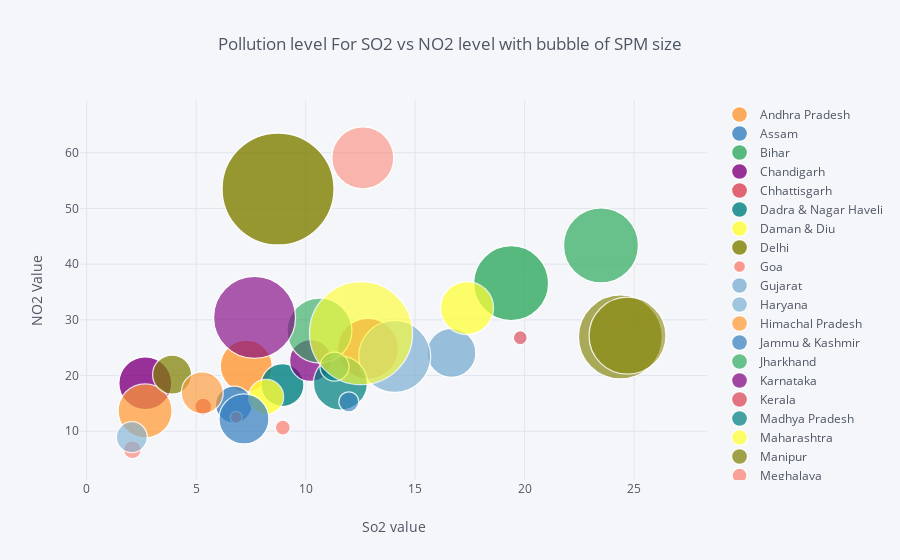

The cell this chart's notebook holds for it:
### Code cell
data_frame.iplot(kind='bubble', x='so2', y='no2', size='spm',
             xTitle='So2 value', yTitle='NO2 Value', categories='state',
             filename='cufflinks/simple-bubble-chart', title='Pollution level For SO2 vs NO2 level with bubble of SPM size')

### Figure 1 — Plotly figure (JSON) as saved in the notebook; plotly's stock layout.template omitted (floating-point values rounded to 4 significant figures)
{"data": [{"marker": {"color": "rgba(255, 153, 51, 1.0)", "line": {"width": 1.3}, "opacity": 0.8, "size": [52], "symbol": "circle"}, "mode": "markers", "name": "Andhra Pradesh", "textfont": {"color": "#4D5663"}, "type": "scatter", "uid": "da321e3a-3032-45b8-a4ef-45c7ff9625c1", "x": [7.285], "y": [21.7]}, {"marker": {"color": "rgba(55, 128, 191, 1.0)", "line": {"width": 1.3}, "opacity": 0.8, "size": [37], "symbol": "circle"}, "mode": "markers", "name": "Assam", "textfont": {"color": "#4D5663"}, "type": "scatter", "uid": "36090f68-ed30-40d4-8376-d0237932c820", "x": [6.723], "y": [14.79]}, {"marker": {"color": "rgba(50, 171, 96, 1.0)", "line": {"width": 1.3}, "opacity": 0.8, "size": [75], "symbol": "circle"}, "mode": "markers", "name": "Bihar", "textfont": {"color": "#4D5663"}, "type": "scatter", "uid": "2eabb881-d87a-4374-81a4-952ff05efe73", "x": [19.38], "y": [36.58]}, {"marker": {"color": "rgba(128, 0, 128, 1.0)", "line": {"width": 1.3}, "opacity": 0.8, "size": [53], "symbol": "circle"}, "mode": "markers", "name": "Chandigarh", "textfont": {"color": "#4D5663"}, "type": "scatter", "uid": "eb6b1c0f-1eab-4b96-8e29-f38ecfd64a3d", "x": [2.677], "y": [18.62]}, {"marker": {"color": "rgba(219, 64, 82, 1.0)", "line": {"width": 1.3}, "opacity": 0.8, "size": [61], "symbol": "circle"}, "mode": "markers", "name": "Chhattisgarh", "textfont": {"color": "#4D5663"}, "type": "scatter", "uid": "1f118c26-89e4-481e-b225-118bfb74d3b3", "x": [12.85], "y": [24.82]}, {"marker": {"color": "rgba(0, 128, 128, 1.0)", "line": {"width": 1.3}, "opacity": 0.8, "size": [43], "symbol": "circle"}, "mode": "markers", "name": "Dadra & Nagar Haveli", "textfont": {"color": "#4D5663"}, "type": "scatter", "uid": "588333df-18f8-4ccb-9fce-7cb9e4a3ff7d", "x": [8.94], "y": [18.29]}, {"marker": {"color": "rgba(255, 255, 51, 1.0)", "line": {"width": 1.3}, "opacity": 0.8, "size": [35], "symbol": "circle"}, "mode": "markers", "name": "Daman & Diu", "textfont": {"color": "#4D5663"}, "type": "scatter", "uid": "d0994f16-c274-4cc1-a952-07ab4dcacca9", "x": [8.193], "y": [16.17]}, {"marker": {"color": "rgba(128, 128, 0, 1.0)", "line": {"width": 1.3}, "opacity": 0.8, "size": [112], "symbol": "circle"}, "mode": "markers", "name": "Delhi", "textfont": {"color": "#4D5663"}, "type": "scatter", "uid": "75ede930-149c-4870-861b-abcdf4f76581", "x": [8.737], "y": [53.49]}, {"marker": {"color": "rgba(251, 128, 114, 1.0)", "line": {"width": 1.3}, "opacity": 0.8, "size": [12], "symbol": "circle"}, "mode": "markers", "name": "Goa", "textfont": {"color": "#4D5663"}, "type": "scatter", "uid": "6cae4039-f19c-4157-9786-decd7af38078", "x": [6.828], "y": [12.51]}, {"marker": {"color": "rgba(128, 177, 211, 1.0)", "line": {"width": 1.3}, "opacity": 0.8, "size": [49], "symbol": "circle"}, "mode": "markers", "name": "Gujarat", "textfont": {"color": "#4D5663"}, "type": "scatter", "uid": "3f66f57d-79bb-4fa0-8bdc-d9fbb33a5ded", "x": [16.66], "y": [24.07]}, {"marker": {"color": "rgba(128, 177, 211, 0.8999999999999999)", "line": {"width": 1.3}, "opacity": 0.8, "size": [72], "symbol": "circle"}, "mode": "markers", "name": "Haryana", "textfont": {"color": "#4D5663"}, "type": "scatter", "uid": "105b0ca6-4a14-4d71-b311-899fff3fbb6a", "x": [14.06], "y": [23.43]}, {"marker": {"color": "rgba(255, 153, 51, 0.8999999999999999)", "line": {"width": 1.3}, "opacity": 0.8, "size": [54], "symbol": "circle"}, "mode": "markers", "name": "Himachal Pradesh", "textfont": {"color": "#4D5663"}, "type": "scatter", "uid": "8e3d396d-4e8b-4c7d-b1c3-87149c440e77", "x": [2.667], "y": [13.66]}, {"marker": {"color": "rgba(55, 128, 191, 0.8999999999999999)", "line": {"width": 1.3}, "opacity": 0.8, "size": [50], "symbol": "circle"}, "mode": "markers", "name": "Jammu & Kashmir", "textfont": {"color": "#4D5663"}, "type": "scatter", "uid": "05bac598-e699-4cc9-9542-12e44df962b4", "x": [7.181], "y": [12.21]}, {"marker": {"color": "rgba(50, 171, 96, 0.8999999999999999)", "line": {"width": 1.3}, "opacity": 0.8, "size": [75], "symbol": "circle"}, "mode": "markers", "name": "Jharkhand", "textfont": {"color": "#4D5663"}, "type": "scatter", "uid": "40eb2ad5-8a88-4f63-9521-3f5a3473fc8e", "x": [23.49], "y": [43.37]}, {"marker": {"color": "rgba(128, 0, 128, 0.8999999999999999)", "line": {"width": 1.3}, "opacity": 0.8, "size": [42], "symbol": "circle"}, "mode": "markers", "name": "Karnataka", "textfont": {"color": "#4D5663"}, "type": "scatter", "uid": "bb31070a-254b-435d-9e1c-b25f3c0f5001", "x": [10.22], "y": [22.7]}, {"marker": {"color": "rgba(219, 64, 82, 0.8999999999999999)", "line": {"width": 1.3}, "opacity": 0.8, "size": [17], "symbol": "circle"}, "mode": "markers", "name": "Kerala", "textfont": {"color": "#4D5663"}, "type": "scatter", "uid": "cda2c30c-1eea-4926-b23d-429799fe477e", "x": [5.322], "y": [14.42]}, {"marker": {"color": "rgba(0, 128, 128, 0.8999999999999999)", "line": {"width": 1.3}, "opacity": 0.8, "size": [54], "symbol": "circle"}, "mode": "markers", "name": "Madhya Pradesh", "textfont": {"color": "#4D5663"}, "type": "scatter", "uid": "2acdcd63-5132-4118-b299-71f18f6248c2", "x": [11.59], "y": [18.64]}, {"marker": {"color": "rgba(255, 255, 51, 0.8999999999999999)", "line": {"width": 1.3}, "opacity": 0.8, "size": [53], "symbol": "circle"}, "mode": "markers", "name": "Maharashtra", "textfont": {"color": "#4D5663"}, "type": "scatter", "uid": "8dd15a5b-08c3-4ebb-8004-9b153024bece", "x": [17.37], "y": [32.12]}, {"marker": {"color": "rgba(128, 128, 0, 0.8999999999999999)", "line": {"width": 1.3}, "opacity": 0.8, "size": [39], "symbol": "circle"}, "mode": "markers", "name": "Manipur", "textfont": {"color": "#4D5663"}, "type": "scatter", "uid": "54c8c50d-11d1-489f-8565-94bdbe9f86c8", "x": [3.9], "y": [20.17]}, {"marker": {"color": "rgba(251, 128, 114, 0.8999999999999999)", "line": {"width": 1.3}, "opacity": 0.8, "size": [15], "symbol": "circle"}, "mode": "markers", "name": "Meghalaya", "textfont": {"color": "#4D5663"}, "type": "scatter", "uid": "b5ab04c8-5b9c-40db-b218-7cadb475ed5d", "x": [8.956], "y": [10.66]}, {"marker": {"color": "rgba(251, 128, 114, 0.7999999999999998)", "line": {"width": 1.3}, "opacity": 0.8, "size": [18], "symbol": "circle"}, "mode": "markers", "name": "Mizoram", "textfont": {"color": "#4D5663"}, "type": "scatter", "uid": "945e93b7-81ed-4d80-8fc9-1c50e15ae3fc", "x": [2.085], "y": [6.682]}, {"marker": {"color": "rgba(128, 177, 211, 0.7999999999999998)", "line": {"width": 1.3}, "opacity": 0.8, "size": [31], "symbol": "circle"}, "mode": "markers", "name": "Nagaland", "textfont": {"color": "#4D5663"}, "type": "scatter", "uid": "f3369764-256d-4b56-bed0-624402e87e0a", "x": [2.06], "y": [8.947]}, {"marker": {"color": "rgba(255, 153, 51, 0.7999999999999998)", "line": {"width": 1.3}, "opacity": 0.8, "size": [42], "symbol": "circle"}, "mode": "markers", "name": "Odisha", "textfont": {"color": "#4D5663"}, "type": "scatter", "uid": "4c207d1c-76c2-4c57-a872-7c7306279e79", "x": [5.276], "y": [16.9]}, {"marker": {"color": "rgba(55, 128, 191, 0.7999999999999998)", "line": {"width": 1.3}, "opacity": 0.8, "size": [20], "symbol": "circle"}, "mode": "markers", "name": "Puducherry", "textfont": {"color": "#4D5663"}, "type": "scatter", "uid": "ffd6ee7b-0401-4acc-8cb4-a62ce98bb3dc", "x": [11.97], "y": [15.28]}, {"marker": {"color": "rgba(50, 171, 96, 0.7999999999999998)", "line": {"width": 1.3}, "opacity": 0.8, "size": [65], "symbol": "circle"}, "mode": "markers", "name": "Punjab", "textfont": {"color": "#4D5663"}, "type": "scatter", "uid": "61e32ee9-a079-40c7-8391-2e9b78974bec", "x": [10.63], "y": [28.09]}, {"marker": {"color": "rgba(128, 0, 128, 0.7999999999999998)", "line": {"width": 1.3}, "opacity": 0.8, "size": [82], "symbol": "circle"}, "mode": "markers", "name": "Rajasthan", "textfont": {"color": "#4D5663"}, "type": "scatter", "uid": "00b00c7e-1cd2-43fd-a57a-0bbeb4b8d332", "x": [7.666], "y": [30.44]}, {"marker": {"color": "rgba(219, 64, 82, 0.7999999999999998)", "line": {"width": 1.3}, "opacity": 0.8, "size": [14], "symbol": "circle"}, "mode": "markers", "name": "Sikkim", "textfont": {"color": "#4D5663"}, "type": "scatter", "uid": "7fbca499-9eab-4051-89ae-5245cbbc18c0", "x": [19.8], "y": [26.8]}, {"marker": {"color": "rgba(0, 128, 128, 0.7999999999999998)", "line": {"width": 1.3}, "opacity": 0.8, "size": [29], "symbol": "circle"}, "mode": "markers", "name": "Tamil Nadu", "textfont": {"color": "#4D5663"}, "type": "scatter", "uid": "8f696597-12c6-481c-85a6-474caf5cfd76", "x": [11.32], "y": [21.6]}, {"marker": {"color": "rgba(255, 255, 51, 0.7999999999999998)", "line": {"width": 1.3}, "opacity": 0.8, "size": [103], "symbol": "circle"}, "mode": "markers", "name": "Uttar Pradesh", "textfont": {"color": "#4D5663"}, "type": "scatter", "uid": "67f9ffb6-ed57-41c7-9bde-0343cd8f883b", "x": [12.53], "y": [27.61]}, {"marker": {"color": "rgba(128, 128, 0, 0.7999999999999998)", "line": {"width": 1.3}, "opacity": 0.8, "size": [84], "symbol": "circle"}, "mode": "markers", "name": "Uttarakhand", "textfont": {"color": "#4D5663"}, "type": "scatter", "uid": "336040d4-6b44-4379-9a1d-a6acd62eb45e", "x": [24.37], "y": [26.94]}, {"marker": {"color": "rgba(128, 128, 0, 0.7)", "line": {"width": 1.3}, "opacity": 0.8, "size": [77], "symbol": "circle"}, "mode": "markers", "name": "Uttaranchal", "textfont": {"color": "#4D5663"}, "type": "scatter", "uid": "2d692037-9c49-4efa-8172-defd27ae59ca", "x": [24.7], "y": [27.16]}, {"marker": {"color": "rgba(251, 128, 114, 0.7)", "line": {"width": 1.3}, "opacity": 0.8, "size": [62], "symbol": "circle"}, "mode": "markers", "name": "West Bengal", "textfont": {"color": "#4D5663"}, "type": "scatter", "uid": "e7d326ac-34a9-4888-8c9a-777f88c69d8e", "x": [12.61], "y": [59.08]}], "layout": {"legend": {"bgcolor": "#F5F6F9", "font": {"color": "#4D5663"}}, "paper_bgcolor": "#F5F6F9", "plot_bgcolor": "#F5F6F9", "title": {"font": {"color": "#4D5663"}, "text": "Pollution level For SO2 vs NO2 level with bubble of SPM size"}, "xaxis": {"gridcolor": "#E1E5ED", "showgrid": true, "tickfont": {"color": "#4D5663"}, "title": {"font": {"color": "#4D5663"}, "text": "So2 value"}, "zerolinecolor": "#E1E5ED"}, "yaxis": {"gridcolor": "#E1E5ED", "showgrid": true, "tickfont": {"color": "#4D5663"}, "title": {"font": {"color": "#4D5663"}, "text": "NO2 Value"}, "zerolinecolor": "#E1E5ED"}}}
